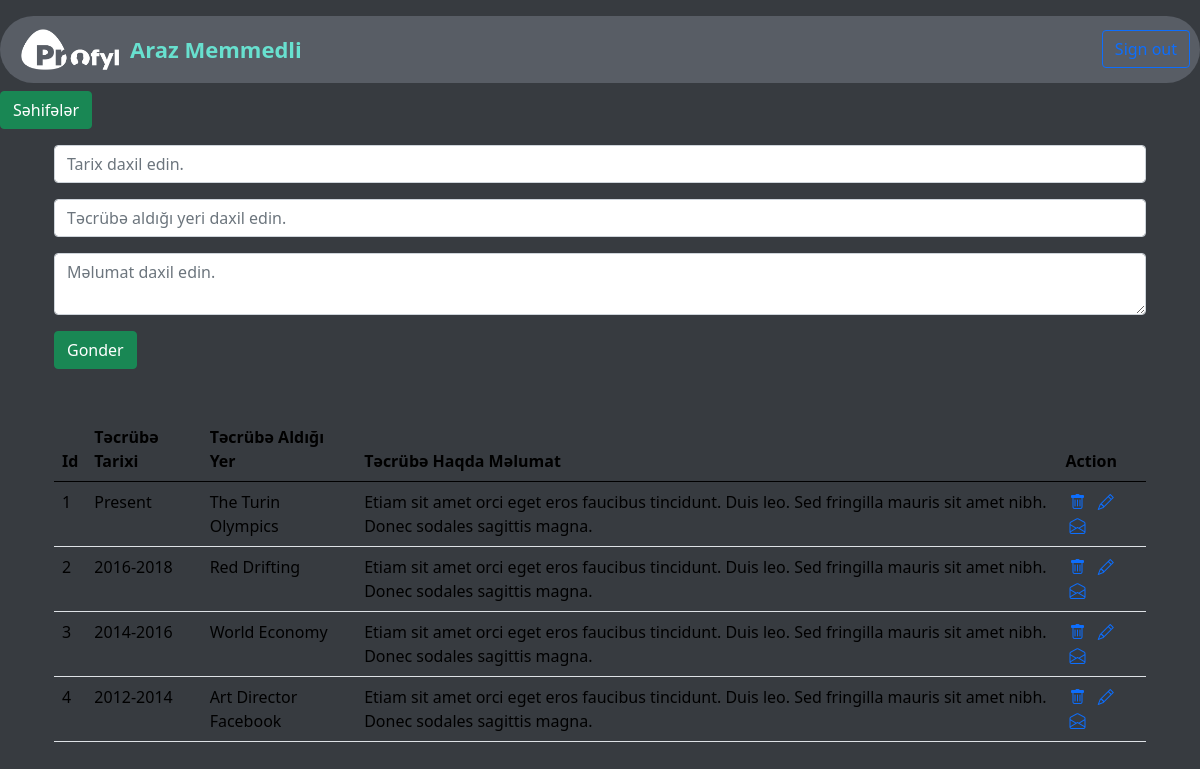
Screenshot of /admin/experience/ with the database file from the repository.
### app/models.py (models this page shows)
class Experience(db.Model):
    id = db.Column(db.Integer, primary_key=True)
    e_date = db.Column(db.String(100))
    e_name = db.Column(db.String(160))
    e_subject = db.Column(db.String(250))

### admin/experience_routes.py (the view, shortened to what this page needs)
@experience_bp.route('/admin/experience/',methods=['GET','POST'])
def experience():
    form=ExperienceForm()
    experiences=Experience.query.all()
    return render_template('admin/experience.html',form=form,experiences=experiences)

### admin/forms.py
class ExperienceForm(FlaskForm):
    e_date=StringField('e_date')
    e_name=StringField('e_name')
    e_subject=TextAreaField('e_subject')
    e_submit=SubmitField()

### admin/templates/admin/experience.html (shortened to what this page needs)
{% extends 'admin/base.html' %}
{% block content %}
<section id="experience-form">
    <div class="container">
        <div class="row">
            <div class="col-12">
                <form action="/admin/experience/" method="POST">
                    <div class="form-group mt-3">
                        {{form.e_date(class_='form-control',placeholder='Tarix daxil edin.')}}
                    </div>
                    <div class="form-group mt-3">
                        {{form.e_name(class_='form-control',placeholder='Təcrübə aldığı yeri daxil edin.')}}
                    </div>
                    <div class="form-group mt-3">
                        {{form.e_subject(class_='form-control',placeholder='Məlumat daxil edin.')}}
                    </div>
                    <div class="form-group mt-3">
                        {{form.e_submit(class_='btn btn-success',value='Gonder')}}
                    </div>
                </form>
            </div>
        </div>
    </div>
</section>
<section id="experience-table">
    <div class="container mt-5">
        <table class="table" style="color: white;">
            <thead>
              <tr>
                <th scope="col">Id</th>
                <th scope="col">Təcrübə Tarixi</th>
                <th scope="col">Təcrübə Aldığı Yer</th>
                <th scope="col">Təcrübə Haqda Məlumat</th>
                <th scope="col">Action</th>
              </tr>
            </thead>
            <tbody>
              {% for experience in experiences %}
              <tr>
                <td>{{experience.id}}</td>
                <td>{{experience.e_date}}</td>
                <td>{{experience.e_name}}</td>
                <td>{{experience.e_subject}}</td>
                <td>
                    <a href="/experience/delete/{{experience.id}}"><i class="bi bi-trash mx-1"></i></a>
                    <a href="/experience/update/{{experience.id}}"><i class="bi bi-pencil mx-1"></i></a>
                    <a href=""><i class="bi bi-envelope-open mx-1"></i></a>
                </td>
              </tr>
              {% endfor %}
            </tbody>
          </table>
    </div>
</section>
{% endblock  %}

### rows the page displays
Experience: id "1", e_date "Present", e_name "The Turin Olympics", e_subject "Etiam sit amet orci eget eros faucibus tincidunt. Duis leo. Sed fringilla mauris sit amet nibh. Donec sodales sagittis magna."
Experience: id "2", e_date "2016-2018", e_name "Red Drifting", e_subject "Etiam sit amet orci eget eros faucibus tincidunt. Duis leo. Sed fringilla mauris sit amet nibh. Donec sodales sagittis magna."
Experience: id "3", e_date "2014-2016", e_name "World Economy", e_subject "Etiam sit amet orci eget eros faucibus tincidunt. Duis leo. Sed fringilla mauris sit amet nibh. Donec sodales sagittis magna."
Experience: id "4", e_date "2012-2014", e_name "Art Director Facebook", e_subject "Etiam sit amet orci eget eros faucibus tincidunt. Duis leo. Sed fringilla mauris sit amet nibh. Donec sodales sagittis magna."
